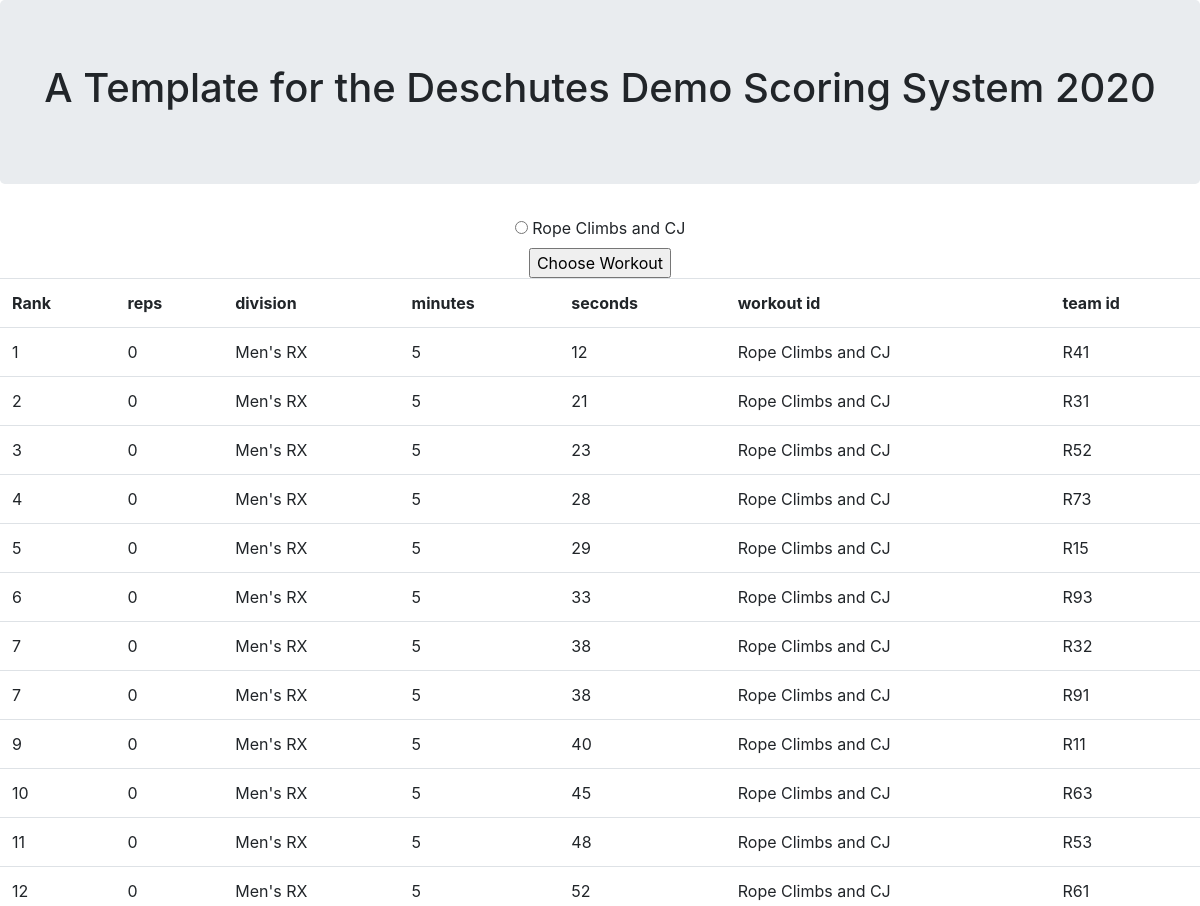
/deschutesDemoScores/ (upper part), run on an earlier commit of the app's database.
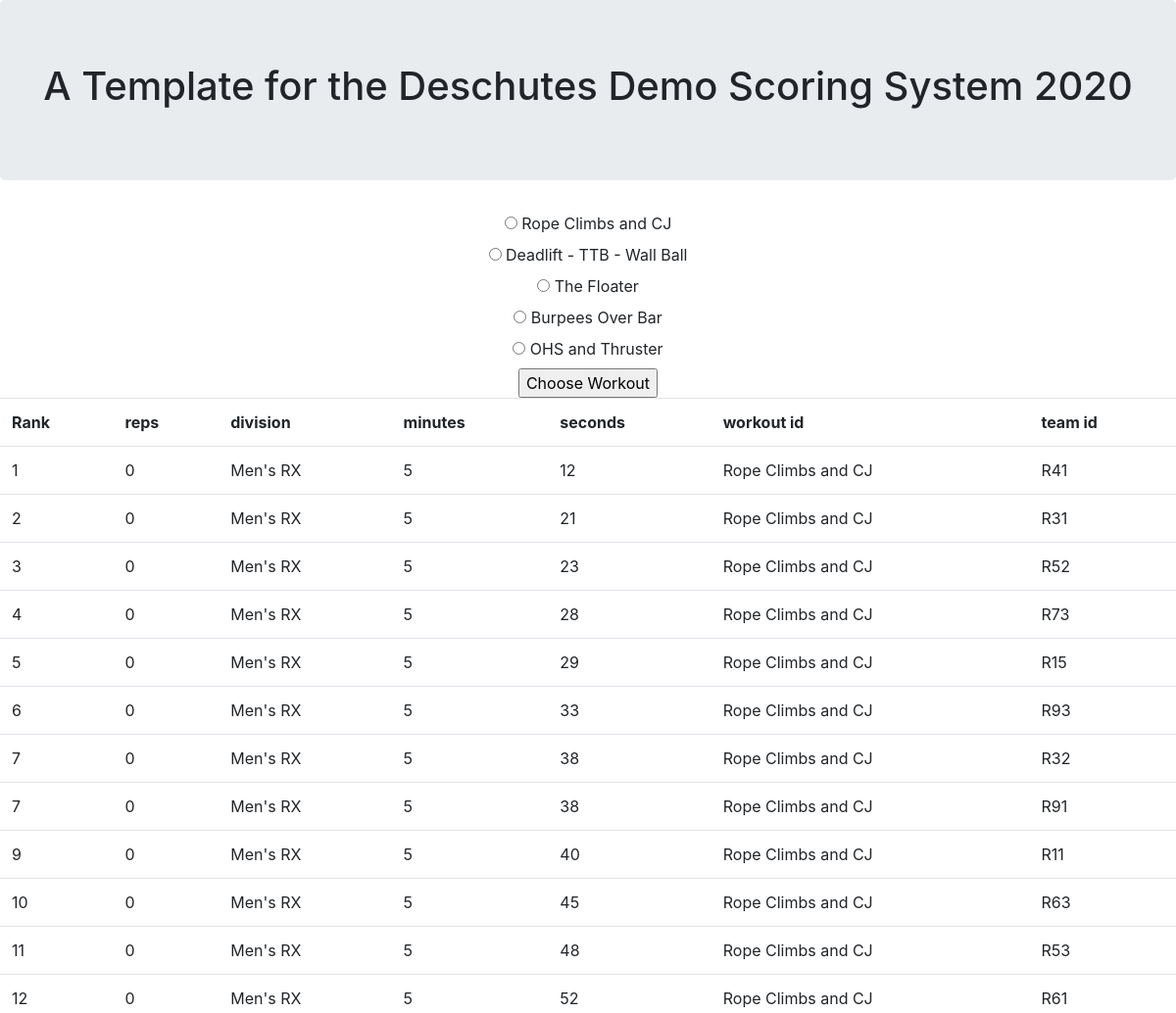
And on a later commit of the database.
### deschutesDemoScores/models.py (models this page shows, shortened)
class Workout(models.Model):
	description = models.CharField(max_length=100)
	scoringStyleChoices = (
					('W', 'weight'),
					('R', 'reps'),
					('T', 'time'),)
	scoringStyle = models.CharField(
		max_length=1,
		choices=scoringStyleChoices,
		default='T')
	event = models.ForeignKey(Event, on_delete=models.CASCADE)

class Score(models.Model):
	weight = models.IntegerField(null=True, blank=True)
	minutes = models.IntegerField(null=True, blank=True)
	seconds = models.IntegerField(null=True, blank=True)
	reps = models.IntegerField(null=True, blank=True)
	team = models.ForeignKey(Team, on_delete=models.CASCADE)
	workout = models.ForeignKey(Workout, on_delete=models.CASCADE)
	event = models.ForeignKey(Event, on_delete=models.CASCADE)

class Team(models.Model):
	teamID = models.CharField(max_length=10, primary_key=True)
	description = models.CharField(max_length=100)
	division = models.ForeignKey(Division, on_delete=models.CASCADE)
	event = models.ForeignKey(Event, on_delete=models.CASCADE)

class Division(models.Model):
	description = models.CharField(max_length=100)
	event = models.ForeignKey(Event, on_delete=models.CASCADE)
	def __str__(self):
		return self.description

### deschutesDemoScores/views.py (the view)
# urls.py: path('', views.index, name='index'),
def index(request):
    try:
        print(request.POST['workout'])
        workout = request.POST['workout']
    except:
        print('no post available')
        workout = 6
    print('workout number is ' + str(workout))
    template = loader.get_template('scoring/index.html')
    listOfWorkouts = Workout.objects.filter(event = 1)
    listOfScores = totals.getSingleWorkoutTotal(workout,1)
    context = {'scores' : listOfScores, 'workouts' : listOfWorkouts}
    return HttpResponse(template.render(context, request))

### deschutesDemoScores/templates/scoring/index.html (shortened to what this page needs)
{% load static %}
<!doctype html>
  <head>
    <link rel="stylesheet" href="https://stackpath.bootstrapcdn.com/bootstrap/4.3.1/css/bootstrap.min.css" />
    <link rel="stylesheet" href="{% static "scoring/style.css" %}" rel="stylesheet" type="text/css" media="screen" />
  </head>
<html lang="en">
<div class="jumbotron">
<h1 class="text-center">A Template for the Deschutes Demo Scoring System 2020
</h1>
</div>
<div align='center'>
<form action="" method="post">
    {% for workout in workouts %}
    <input type="radio" name="workout" id="choice" value="{{workout.id}}">
    <label for="choice">{{workout.description}}</label><br>
     {% endfor %}
    <input type="submit" value="Choose Workout">
</form>
</div>
<table class="table">
<th>Rank</th>
<th>reps</th>
<th>division</th>
<th>minutes</th>
<th>seconds</th>
<th>workout id</th>
<th>team id</th>
{% for score in scores %}
<tr>
<td>
{{score.rank}}</td><td>
{{score.score.reps}}</td><td>
{{score.score.team.division}}</td><td>
{{score.score.minutes}}</td><td>
{{score.score.seconds}}</td><td>
{{score.score.workout.description}}</td><td>
{{score.score.team_id}}</td>
</tr>
{% endfor %}
</table>
</html>

### deschutesDemoScores/static/scoring/style.css (style rules this page uses)
table { border :1px; }

What changed in the data, as far as the page shows it:
added Workout: description "Deadlift - TTB - Wall Ball"
added Workout: description "The Floater"
added Workout: description "Burpees Over Bar"
added Workout: description "OHS and Thruster"
